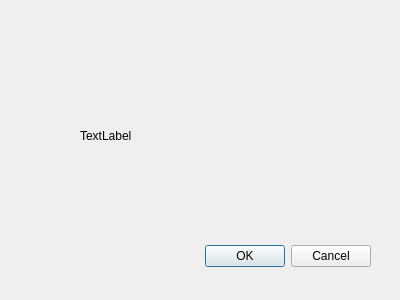
<?xml version="1.0" encoding="UTF-8"?>
<ui version="4.0">
 <class>mincostans</class>
 <widget class="QDialog" name="mincostans">
  <property name="geometry">
   <rect>
    <x>0</x>
    <y>0</y>
    <width>400</width>
    <height>300</height>
   </rect>
  </property>
  <property name="windowTitle">
   <string>Dialog</string>
  </property>
  <widget class="QDialogButtonBox" name="buttonBox">
   <property name="geometry">
    <rect>
     <x>30</x>
     <y>240</y>
     <width>341</width>
     <height>32</height>
    </rect>
   </property>
   <property name="orientation">
    <enum>Qt::Horizontal</enum>
   </property>
   <property name="standardButtons">
    <set>QDialogButtonBox::Cancel|QDialogButtonBox::Ok</set>
   </property>
  </widget>
  <widget class="QLabel" name="label">
   <property name="geometry">
    <rect>
     <x>80</x>
     <y>130</y>
     <width>54</width>
     <height>12</height>
    </rect>
   </property>
   <property name="text">
    <string>TextLabel</string>
   </property>
  </widget>
 </widget>
 <resources/>
 <connections>
  <connection>
   <sender>buttonBox</sender>
   <signal>accepted()</signal>
   <receiver>mincostans</receiver>
   <slot>accept()</slot>
   <hints>
    <hint type="sourcelabel">
     <x>248</x>
     <y>254</y>
    </hint>
    <hint type="destinationlabel">
     <x>157</x>
     <y>274</y>
    </hint>
   </hints>
  </connection>
  <connection>
   <sender>buttonBox</sender>
   <signal>rejected()</signal>
   <receiver>mincostans</receiver>
   <slot>reject()</slot>
   <hints>
    <hint type="sourcelabel">
     <x>316</x>
     <y>260</y>
    </hint>
    <hint type="destinationlabel">
     <x>286</x>
     <y>274</y>
    </hint>
   </hints>
  </connection>
 </connections>
</ui>
